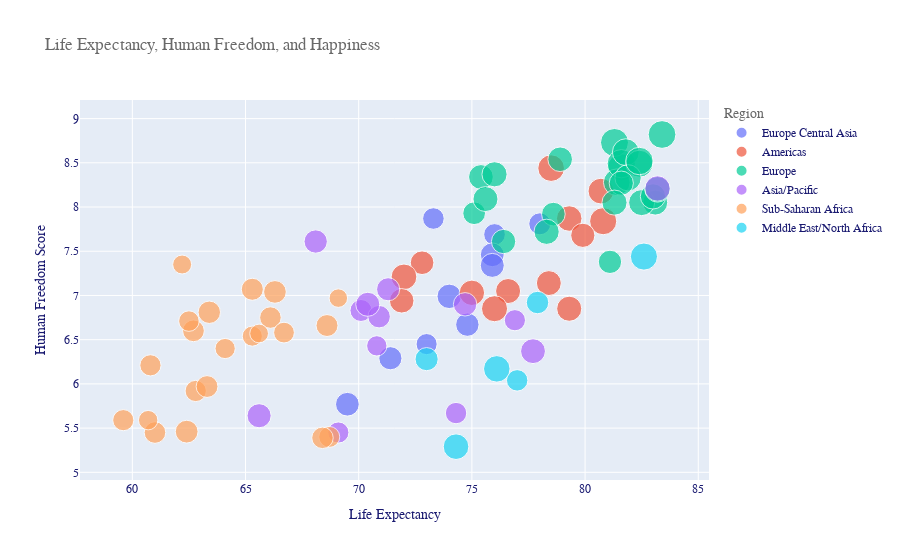

The code cell stored with this chart in its notebook:
### Code cell
# Plotting Life Expectancy vs. Human Freedom score where the size of the bubble for a country is based
# on the Happiness score.
bubble1()

### Figure 1 — Plotly figure (JSON) as saved in the notebook; plotly's stock layout.template omitted (floating-point values rounded to 4 significant figures)
{"data": [{"hovertemplate": "<b>%{hovertext}</b><br><br>Region=Europe Central Asia<br>Life Expectancy=%{x}<br>Human Freedom Score=%{y}<br>Happiness Score=%{marker.size}<extra></extra>", "hovertext": ["Albania", "Armenia", "Azerbaijan", "Belarus", "Georgia", "Kazakhstan", "Montenegro", "Serbia", "Tajikistan", "Ukraine"], "legendgroup": "Europe Central Asia", "marker": {"color": "#636efa", "size": [4.719, 4.559, 5.208, 5.323, 4.519, 5.809, 5.523, 5.603, 5.467, 4.332], "sizemode": "area", "sizeref": 0.01942, "symbol": "circle"}, "mode": "markers", "name": "Europe Central Asia", "orientation": "v", "showlegend": true, "type": "scatter", "x": [78, 76, 71.4, 74.8, 73.3, 74, 75.9, 75.9, 69.5, 73], "xaxis": "x", "y": [7.81, 7.69, 6.29, 6.67, 7.87, 6.99, 7.46, 7.34, 5.77, 6.45], "yaxis": "y"}, {"hovertemplate": "<b>%{hovertext}</b><br><br>Region=Americas<br>Life Expectancy=%{x}<br>Human Freedom Score=%{y}<br>Happiness Score=%{marker.size}<extra></extra>", "hovertext": ["Argentina", "Chile", "Colombia", "Costa Rica", "Dominican Republic", "Ecuador", "El Salvador", "Guatemala", "Honduras", "Mexico", "Panama", "Peru", "United States"], "legendgroup": "Americas", "marker": {"color": "#EF553B", "size": [6.086, 6.444, 6.125, 7.167, 5.425, 6.028, 6.253, 6.436, 5.86, 6.595, 6.321, 5.697, 6.892], "sizemode": "area", "sizeref": 0.01942, "symbol": "circle"}, "mode": "markers", "name": "Americas", "orientation": "v", "showlegend": true, "type": "scatter", "x": [76.6, 80.7, 79.3, 80.8, 72.8, 78.4, 75, 72, 71.9, 76, 79.3, 79.9, 78.5], "xaxis": "x", "y": [7.05, 8.18, 6.85, 7.84, 7.37, 7.14, 7.03, 7.21, 6.94, 6.85, 7.87, 7.68, 8.44], "yaxis": "y"}, {"hovertemplate": "<b>%{hovertext}</b><br><br>Region=Europe<br>Life Expectancy=%{x}<br>Human Freedom Score=%{y}<br>Happiness Score=%{marker.size}<extra></extra>", "hovertext": ["Austria", "Belgium", "Bulgaria", "Croatia", "Cyprus", "Denmark", "Estonia", "Finland", "France", "Greece", "Hungary", "Ireland", "Italy", "Latvia", "Lithuania", "Luxembourg", "Malta", "Poland", "Portugal", "Romania", "Slovenia", "Spain", "Sweden", "Switzerland"], "legendgroup": "Europe", "marker": {"color": "#00cc96", "size": [7.246, 6.923, 5.011, 5.432, 6.046, 7.6, 5.893, 7.769, 6.592, 5.287, 5.758, 7.021, 6.223, 5.94, 6.149, 7.09, 6.726, 6.182, 5.693, 6.07, 6.118, 6.354, 7.343, 7.48], "sizemode": "area", "sizeref": 0.01942, "symbol": "circle"}, "mode": "markers", "name": "Europe", "orientation": "v", "showlegend": true, "type": "scatter", "x": [81.6, 81.4, 75.1, 78.6, 83.1, 81.3, 78.9, 81.6, 82.5, 81.1, 76.4, 81.8, 83, 75.4, 76, 82.4, 81.9, 78.3, 81.6, 75.6, 81.3, 83.2, 82.4, 83.4], "xaxis": "x", "y": [8.45, 8.28, 7.93, 7.92, 8.05, 8.73, 8.54, 8.49, 8.05, 7.38, 7.61, 8.62, 8.12, 8.34, 8.37, 8.49, 8.33, 7.72, 8.27, 8.09, 8.05, 8.2, 8.52, 8.82], "yaxis": "y"}, {"hovertemplate": "<b>%{hovertext}</b><br><br>Region=Asia/Pacific<br>Life Expectancy=%{x}<br>Human Freedom Score=%{y}<br>Happiness Score=%{marker.size}<extra></extra>", "hovertext": ["Bangladesh", "Cambodia", "India", "Indonesia", "Malaysia", "Mongolia", "Myanmar", "Nepal", "Pakistan", "Philippines", "Singapore", "Sri Lanka", "Thailand"], "legendgroup": "Asia/Pacific", "marker": {"color": "#ab63fa", "size": [4.456, 4.7, 4.015, 5.192, 5.339, 5.285, 4.36, 4.913, 5.653, 5.631, 6.262, 4.366, 6.008], "sizemode": "area", "sizeref": 0.01942, "symbol": "circle"}, "mode": "markers", "name": "Asia/Pacific", "orientation": "v", "showlegend": true, "type": "scatter", "x": [74.3, 70.1, 70.8, 71.3, 74.7, 68.1, 69.1, 70.9, 65.6, 70.4, 83.2, 76.9, 77.7], "xaxis": "x", "y": [5.67, 6.83, 6.43, 7.07, 6.9, 7.61, 5.45, 6.76, 5.64, 6.9, 8.21, 6.72, 6.37], "yaxis": "y"}, {"hovertemplate": "<b>%{hovertext}</b><br><br>Region=Sub-Saharan Africa<br>Life Expectancy=%{x}<br>Human Freedom Score=%{y}<br>Happiness Score=%{marker.size}<extra></extra>", "hovertext": ["Benin", "Botswana", "Burkina Faso", "Cameroon", "Chad", "Ethiopia", "Ghana", "Guinea", "Kenya", "Liberia", "Madagascar", "Malawi", "Mali", "Mauritania", "Niger", "Rwanda", "Senegal", "Sierra Leone", "South Africa", "Uganda", "Zambia", "Zimbabwe"], "legendgroup": "Sub-Saharan Africa", "marker": {"color": "#FFA15A", "size": [4.883, 3.488, 4.587, 5.044, 4.35, 4.286, 4.996, 4.534, 4.509, 3.975, 3.933, 3.41, 4.39, 4.49, 4.628, 3.334, 4.681, 4.374, 4.722, 4.189, 4.107, 3.663], "sizemode": "area", "sizeref": 0.01942, "symbol": "circle"}, "mode": "markers", "name": "Sub-Saharan Africa", "orientation": "v", "showlegend": true, "type": "scatter", "x": [63.4, 62.2, 62.7, 62.4, 59.6, 68.7, 66.3, 61, 66.1, 64.1, 65.3, 65.6, 62.8, 68.4, 63.3, 69.1, 68.6, 60.8, 65.3, 66.7, 62.5, 60.7], "xaxis": "x", "y": [6.81, 7.35, 6.6, 5.46, 5.59, 5.4, 7.04, 5.45, 6.75, 6.4, 6.54, 6.57, 5.92, 5.39, 5.97, 6.97, 6.66, 6.21, 7.07, 6.58, 6.71, 5.59], "yaxis": "y"}, {"hovertemplate": "<b>%{hovertext}</b><br><br>Region=Middle East/North Africa<br>Life Expectancy=%{x}<br>Human Freedom Score=%{y}<br>Happiness Score=%{marker.size}<extra></extra>", "hovertext": ["Israel", "Jordan", "Morocco", "Saudi Arabia", "Tunisia", "United Arab Emirates"], "legendgroup": "Middle East/North Africa", "marker": {"color": "#19d3f3", "size": [7.139, 4.906, 5.208, 6.375, 4.461, 6.825], "sizemode": "area", "sizeref": 0.01942, "symbol": "circle"}, "mode": "markers", "name": "Middle East/North Africa", "orientation": "v", "showlegend": true, "type": "scatter", "x": [82.6, 77.9, 73, 74.3, 77, 76.1], "xaxis": "x", "y": [7.44, 6.92, 6.28, 5.29, 6.04, 6.17], "yaxis": "y"}], "layout": {"font": {"color": "midnightblue", "family": "Courier New"}, "legend": {"itemsizing": "constant", "title": {"font": {"color": "dimgrey"}, "text": "Region"}, "tracegroupgap": 0}, "title": {"font": {"color": "dimgrey", "family": "Times New Roman"}, "text": "Life Expectancy, Human Freedom, and Happiness"}, "xaxis": {"anchor": "y", "domain": [0, 1], "title": {"text": "Life Expectancy"}}, "yaxis": {"anchor": "x", "domain": [0, 1], "title": {"text": "Human Freedom Score"}}}}
